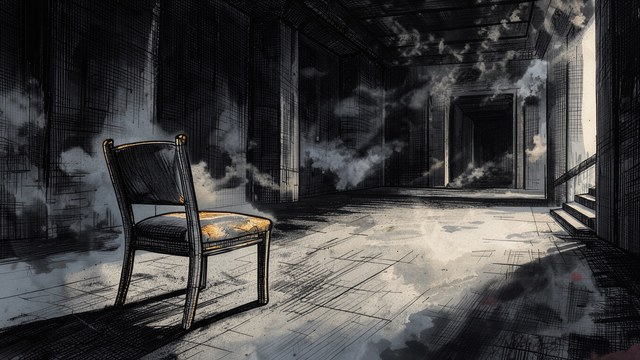
#> input picture tests/fixtures/copy_check/bakery_copy.jpg, 640 x 360 px
$ python -i borders.py   (imports and definitions only)
#> lines starting #> are read from the running program, lines starting #| are printed output that depends on the picture
"""Thin paper margins around generated illustrations (Phase 3.9.3-E), deterministic, on the CPU.

The older ``video.image_checks`` catches wide torn edges. This one catches what it misses: an ivory
margin of 8-16 px at 1920 wide, uneven, sometimes with a drawn rule line. A side has a margin when its
outer lines are much brighter than the picture just inside them and almost entirely light along their
whole length (a bright window or a shaft of fog touching an edge does not fill it). A frame line is a
thin straight light line parallel to the edge, within the outer 4 %.
"""
from __future__ import annotations

import numpy as np
from PIL import Image

ANALYSIS_WIDTH = 960
SIDES = ("top", "bottom", "left", "right")
LIGHT = 200                # "paper" brightness
OVER_INTERIOR = 60         # mean of a margin line over the mean of the band just inside
MIN_LIGHT_SHARE = 0.55     # share of the line above LIGHT (paper texture and rule lines take the rest)
MAX_DEPTH = 0.08           # a run is looked for in the outer 8 % of a side
INNER_BAND = (0.08, 0.16)
LINE_ZONE = 0.04           # a frame line lies within the outer 4 %
LINE_OVER_NEIGHBOURS = 35
LINE_MIN_LIGHT_SHARE = 0.75
CROP_LIMIT = 0.05          # up to 5 % per side is cropped; deeper is regenerated
CROP_SAFETY = 2            # analysis pixels past the last margin line
LABEL = "moldura"


def _lines(gray: np.ndarray, side: str) -> np.ndarray:
    """Rows from the outer edge inward, for any side."""
    return {"top": gray, "bottom": gray[::-1], "left": gray.T, "right": gray.T[::-1]}[side]


def _side(gray: np.ndarray, side: str) -> dict:
    lines = _lines(gray, side)
    size = lines.shape[0]
    inner = float(lines[int(size * INNER_BAND[0]):int(size * INNER_BAND[1])].mean())
    means = lines.mean(axis=1)
    light = (lines > LIGHT).mean(axis=1)
    limit = int(size * MAX_DEPTH)
    depth = misses = 0
    for index in range(limit):
        if means[index] > inner + OVER_INTERIOR and light[index] >= MIN_LIGHT_SHARE:
            depth, misses = index + 1, 0
        else:
            misses += 1
            if misses > 1 and depth or misses > 2:    # a dark line or two in the paper, then the picture
                break
    frame_line = None
    zone = int(size * LINE_ZONE)
    for index in range(depth, zone):
        before, after = means[max(0, index - 3)], means[min(size - 1, index + 3)]
        if (means[index] > before + LINE_OVER_NEIGHBOURS and means[index] > after + LINE_OVER_NEIGHBOURS
                and light[index] >= LINE_MIN_LIGHT_SHARE):
            frame_line = index
            break
    return {"depth": depth, "share": round(depth / size, 4), "inner_mean": round(inner, 1), "frame_line": frame_line}


def detect(image: Image.Image) -> dict:
    """{"margin": bool, "sides": {side: {...}}, "max_share": deepest side as a share of its axis}.
    Paper margins come from the outline of a print, so at least two sides must show it (or one frame line
    plus another side)."""
    width = ANALYSIS_WIDTH
    height = max(1, round(image.height * width / image.width))
    gray = np.asarray(image.convert("L").resize((width, height), Image.BILINEAR), dtype=np.float32)
    sides = {side: _side(gray, side) for side in SIDES}
    marked = [side for side, item in sides.items() if item["depth"] or item["frame_line"] is not None]
    return {"margin": len(marked) >= 2, "marked": marked, "sides": sides,
            "max_share": max(item["share"] for item in sides.values()), "analysis": [width, height]}


def crop_box(image: Image.Image, report: dict, ratio: float | None = None) -> tuple[int, int, int, int]:
    """Inner content box in image pixels, centred back to ``ratio`` (the image's own by default)."""
    width, height = image.size
    scale = width / report["analysis"][0]

    def cut(side):
        item = report["sides"][side]
        lines = max(item["depth"], (item["frame_line"] + 1) if item["frame_line"] is not None else 0)
        return (lines + CROP_SAFETY) * scale if lines else 0
    left, right = cut("left"), width - cut("right")
    top, bottom = cut("top"), height - cut("bottom")
    ratio = ratio or width / height
    inner_w, inner_h = right - left, bottom - top
    if inner_w / inner_h > ratio:
        excess = inner_w - inner_h * ratio
        left, right = left + excess / 2, right - excess / 2
    else:
        excess = inner_h - inner_w / ratio
        top, bottom = top + excess / 2, bottom - excess / 2
    return tuple(int(round(value)) for value in (left, top, right, bottom))


def crop(image: Image.Image, report: dict | None = None) -> tuple[Image.Image, dict]:
    """The picture without its margin, at the original size and ratio; and the pixels removed."""
    report = report or detect(image)
    box = crop_box(image, report)
    cleaned = image.crop(box).resize(image.size, Image.LANCZOS)
    return cleaned, {"box": list(box), "left": box[0], "top": box[1], "right": image.width - box[2],
                     "bottom": image.height - box[3]}


def verdict(report: dict) -> str:
    """"clean", "crop" (at most 5 % per side) or "regenerate" (deeper)."""
    if not report["margin"]:
        return "clean"
    return "crop" if report["max_share"] <= CROP_LIMIT else "regenerate"

>>> from PIL import Image
>>> picture = Image.open('../../tests/fixtures/copy_check/bakery_copy.jpg')
#> picture is the input picture: PIL image 640x360 RGB; mean R, G, B 66, 64.8, 64.9
>>> result = crop(picture)
#> in detect, `gray = np.asarray(image.convert("L").resize((width, height), Image.BIL..`:
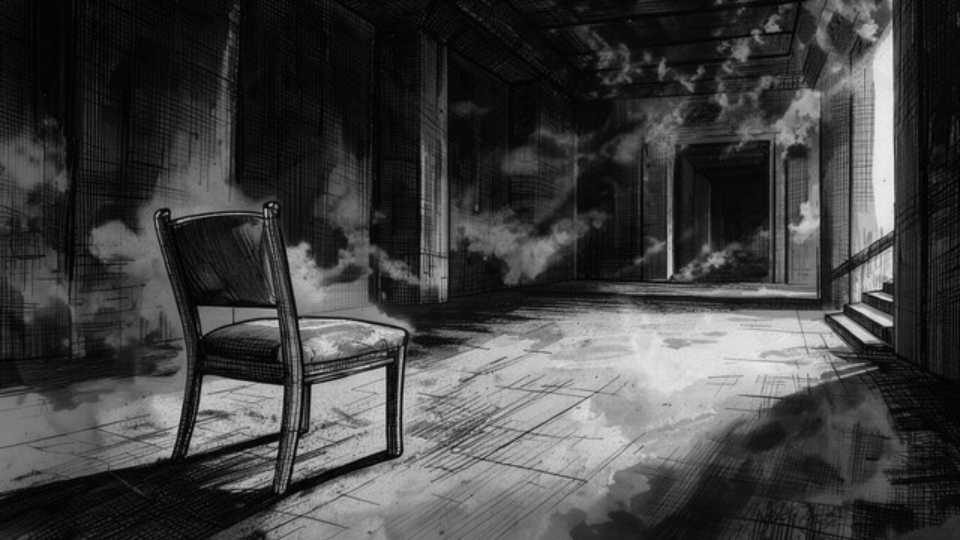
#> gray: shape (540, 960) float32; min 0, max 244, mean 65.3
#> in _side, `inner = float(lines[int(size * INNER_BAND[0]):int(size * INNER_BAND[1]..`: inner = 27.86
#> in _side, `means = lines.mean(axis=1)`: means = 540 values, max 126.7 at index 389, min 18.81 at index 21, mean 65.26
#> in _side, `light = (lines > LIGHT).mean(axis=1)`: light = 540 values, max 0.233 at index 365, min 0 at index 0, mean 0.0272
#> the loop in _side, `for index in range(depth, zone):` made 21 passes
#> (before, after) on passes 1 to 12: (19.31, 20.59), (19.31, 21.78), (19.31, 22.38), (19.31, 22.5), (19.93, 22.65), (20.19, 22.13), (20.59, 21.52), (21.78, 21.3), (22.38, 20.67), (22.5, 20.31), (22.65, 20.38), (22.13, 19.97)
#> call 2 of _lines, with side = 'bottom'
#> in _lines (call 2), `return {"top": gray, "bottom": gray[::-1], "left": gray.T, "right": gr..`:
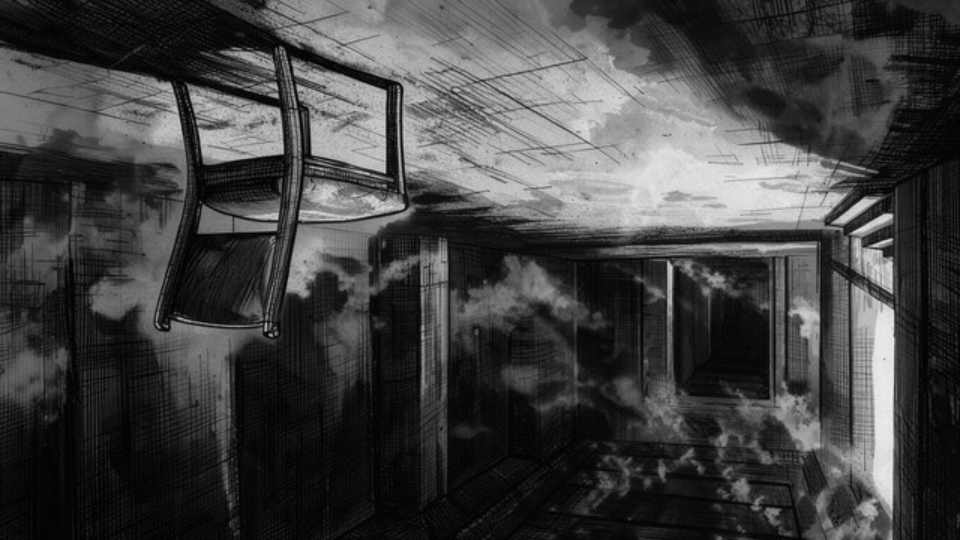
#> returned value: shape (540, 960) float32; min 0, max 244, mean 65.3
#> the loop in _side (call 2), `for index in range(depth, zone):` made 21 passes
#> (before, after) on passes 1 to 12: (57.4, 58.11), (57.4, 58.4), (57.4, 58.03), (57.4, 57.91), (57.66, 57.44), (57.58, 56.58), (58.11, 56.77), (58.4, 56.73), (58.03, 56.06), (57.91, 55.78), (57.44, 55.51), (56.58, 54.74)
#> call 3 of _lines, with side = 'left'
#> in _lines (call 3), `return {"top": gray, "bottom": gray[::-1], "left": gray.T, "right": gr..`:
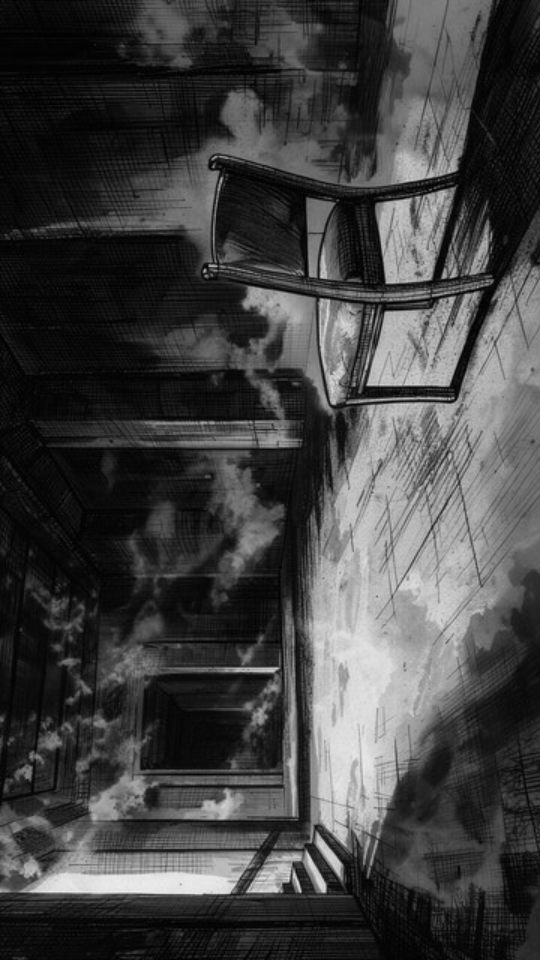
#> returned value: shape (960, 540) float32; min 0, max 244, mean 65.3
#> call 4 of _lines, with side = 'right'
#> in _lines (call 4), `return {"top": gray, "bottom": gray[::-1], "left": gray.T, "right": gr..`:
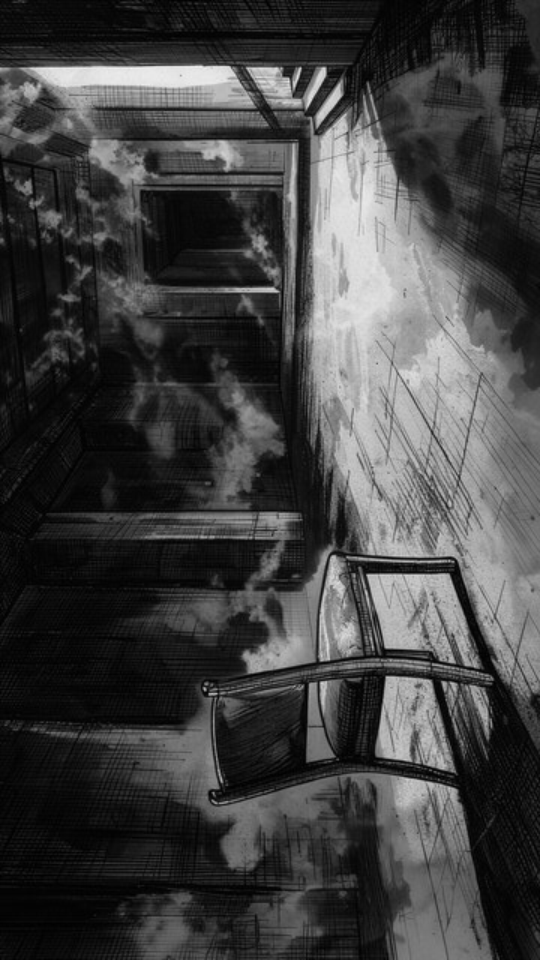
#> returned value: shape (960, 540) float32; min 0, max 244, mean 65.3
#> in detect, `sides = {side: _side(gray, side) for side in SIDES}`: sides = 4 items
#> in detect, `marked = [side for side, item in sides.items() if item["depth"] or ite..`: marked = []
#> in crop, `report = report or detect(image)`: report = 5 items
#> in crop_box, `scale = width / report["analysis"][0]`: scale = 0.667
#> in crop_box, `left, right = cut("left"), width - cut("right")`: left = 0; right = 640
#> in crop_box, `top, bottom = cut("top"), height - cut("bottom")`: top = 0; bottom = 360
#> in crop_box, `inner_w, inner_h = right - left, bottom - top`: inner_w = 640; inner_h = 360
#> in crop_box, `excess = inner_h - inner_w / ratio`: excess = 0
#> in crop, `box = crop_box(image, report)`: box = (0, 0, 640, 360)

$ run again, on tests/fixtures/copy_check/margin_shot.jpg
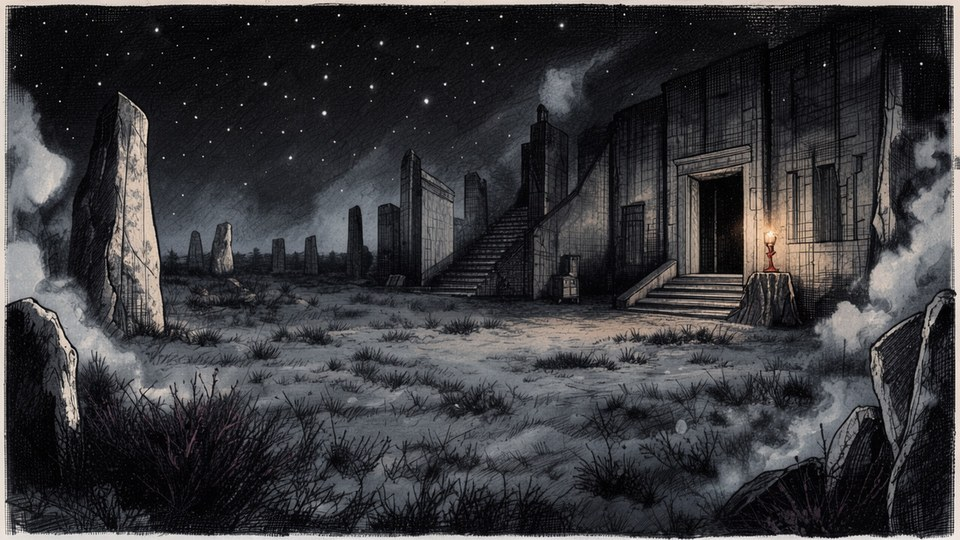
#> input picture tests/fixtures/copy_check/margin_shot.jpg, 960 x 540 px
#> picture is the input picture: PIL image 960x540 RGB; mean R, G, B 57.5, 57, 59.8
#> inner = 22.03
#> means = 540 values, max 220.4 at index 539, min 14.37 at index 22, mean 57.44
#> light = 540 values, max 0.986 at index 539, min 0.00521 at index 166, mean 0.0266
#> the loop in _side, `for index in range(depth, zone):` made 17 passes
#> (before, after) on passes 1 to 8: (208.6, 34.36), (209.5, 24.46), (206.2, 18.81), (179.4, 19.62), (89.42, 18.77), (38.35, 17.27), (34.36, 18.28), (24.46, 20.19)
#> the loop in _side (call 2), `for index in range(depth, zone):` made 18 passes
#> (before, after) on passes 1 to 8: (220.4, 65.81), (210.5, 43.11), (195.4, 32.64), (167.5, 32.67), (128.4, 30.81), (88.05, 28.29), (65.81, 26.34), (43.11, 26.79)
#> in _lines (call 4), `return {"top": gray, "bottom": gray[::-1], "left": gray.T, "right": gr..`:
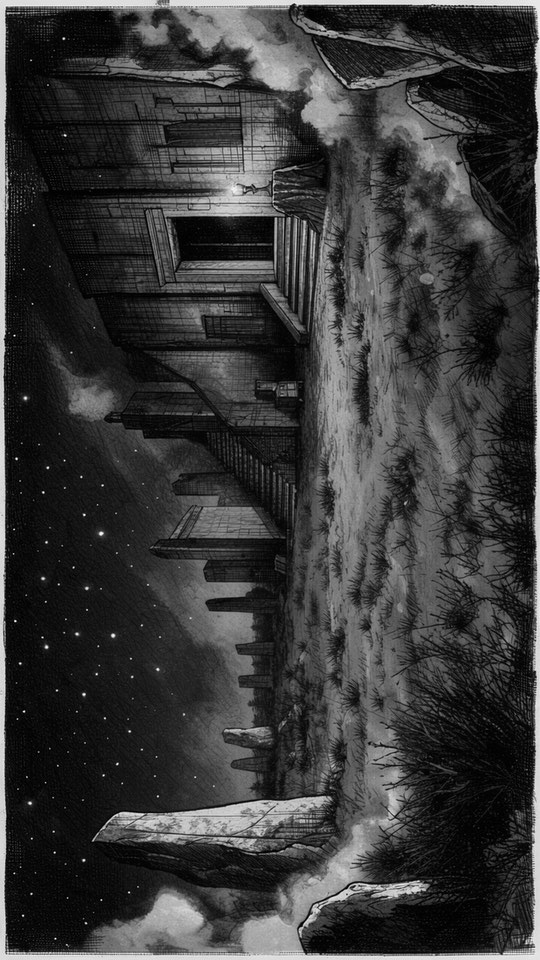
#> returned value: shape (960, 540) float32; min 0, max 255, mean 57.4
#> sides = 4 items
#> marked = ['top', 'bottom', 'left', 'right']
#> report = 5 items
#> scale = 1
#> in crop_box, `left, right = cut("left"), width - cut("right")`: left = 6; right = 953
#> top = 6; bottom = 535
#> inner_w = 947; inner_h = 529
#> excess = 6.56
#> in crop_box, `left, right = left + excess / 2, right - excess / 2`: left = 9.28; right = 949.7
#> box = (9, 6, 950, 535)
#> in crop, `cleaned = image.crop(box).resize(image.size, Image.LANCZOS)`:
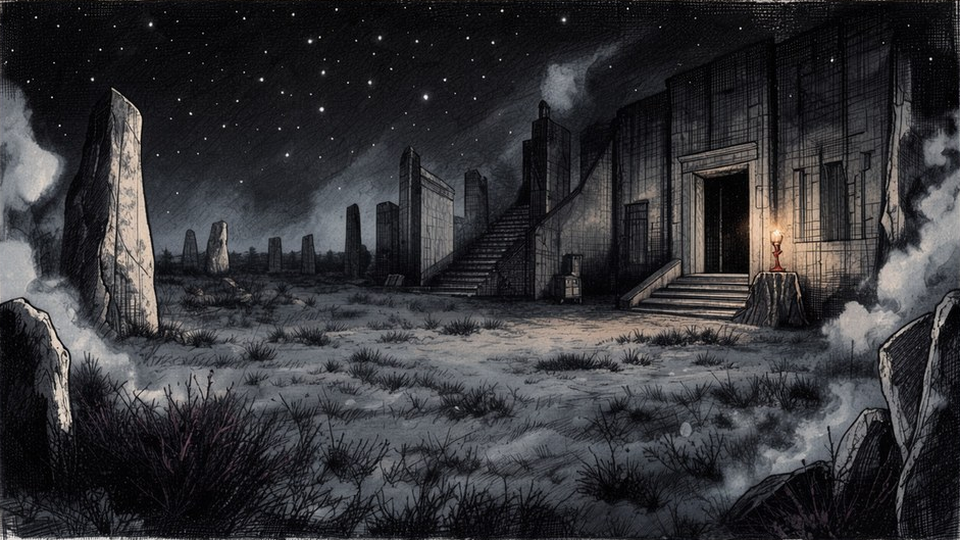
#> cleaned: PIL image 960x540 RGB; mean R, G, B 52.5, 52.2, 55.3
